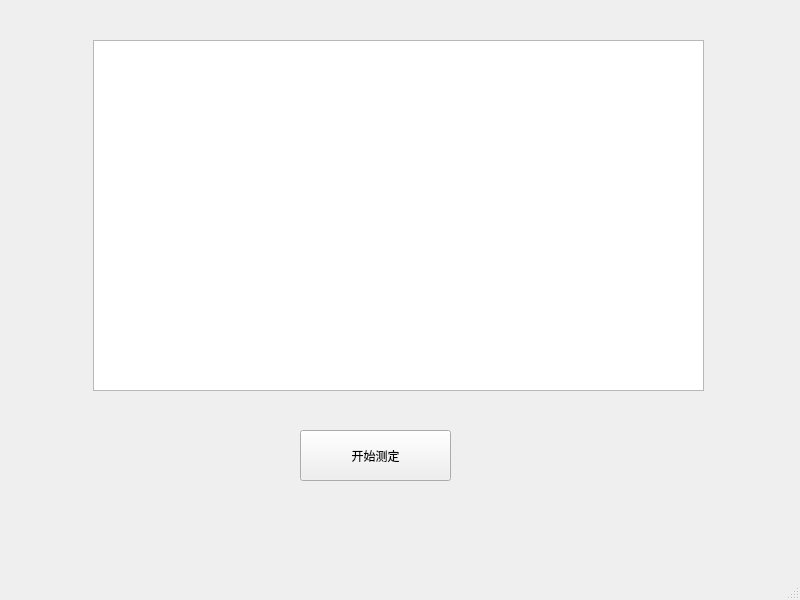
<?xml version="1.0" encoding="UTF-8"?>
<ui version="4.0">
 <class>MainWindow</class>
 <widget class="QMainWindow" name="MainWindow">
  <property name="geometry">
   <rect>
    <x>0</x>
    <y>0</y>
    <width>800</width>
    <height>600</height>
   </rect>
  </property>
  <property name="windowTitle">
   <string>MainWindow</string>
  </property>
  <widget class="QWidget" name="centralwidget">
   <widget class="QPushButton" name="pushButton">
    <property name="geometry">
     <rect>
      <x>300</x>
      <y>430</y>
      <width>151</width>
      <height>51</height>
     </rect>
    </property>
    <property name="text">
     <string>开始测定</string>
    </property>
    <property name="iconSize">
     <size>
      <width>16</width>
      <height>16</height>
     </size>
    </property>
    <property name="autoRepeatDelay">
     <number>300</number>
    </property>
    <property name="autoRepeatInterval">
     <number>100</number>
    </property>
   </widget>
   <widget class="QTextEdit" name="textEdit_1">
    <property name="geometry">
     <rect>
      <x>93</x>
      <y>40</y>
      <width>611</width>
      <height>351</height>
     </rect>
    </property>
   </widget>
  </widget>
  <widget class="QMenuBar" name="menubar">
   <property name="geometry">
    <rect>
     <x>0</x>
     <y>0</y>
     <width>800</width>
     <height>21</height>
    </rect>
   </property>
  </widget>
  <widget class="QStatusBar" name="statusbar"/>
 </widget>
 <resources/>
 <connections/>
</ui>
